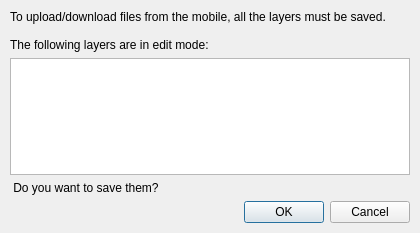
<?xml version="1.0" encoding="UTF-8"?>
<ui version="4.0">
 <class>Dialog</class>
 <widget class="QDialog" name="Dialog">
  <property name="geometry">
   <rect>
    <x>0</x>
    <y>0</y>
    <width>420</width>
    <height>233</height>
   </rect>
  </property>
  <property name="windowTitle">
   <string>Localsync save layers</string>
  </property>
  <layout class="QVBoxLayout" name="verticalLayout">
   <property name="leftMargin">
    <number>10</number>
   </property>
   <property name="topMargin">
    <number>10</number>
   </property>
   <property name="rightMargin">
    <number>10</number>
   </property>
   <property name="bottomMargin">
    <number>10</number>
   </property>
   <item>
    <widget class="QLabel" name="label">
     <property name="text">
      <string>To upload/download files from the mobile, all the layers must be saved.

The following layers are in edit mode:</string>
     </property>
    </widget>
   </item>
   <item>
    <widget class="QListView" name="list_view">
     <property name="font">
      <font>
       <pointsize>12</pointsize>
      </font>
     </property>
    </widget>
   </item>
   <item>
    <widget class="QLabel" name="label_2">
     <property name="text">
      <string> Do you want to save them?</string>
     </property>
    </widget>
   </item>
   <item>
    <widget class="QDialogButtonBox" name="buttonBox">
     <property name="orientation">
      <enum>Qt::Horizontal</enum>
     </property>
     <property name="standardButtons">
      <set>QDialogButtonBox::Cancel|QDialogButtonBox::Ok</set>
     </property>
    </widget>
   </item>
  </layout>
 </widget>
 <resources/>
 <connections>
  <connection>
   <sender>buttonBox</sender>
   <signal>accepted()</signal>
   <receiver>Dialog</receiver>
   <slot>accept()</slot>
   <hints>
    <hint type="sourcelabel">
     <x>248</x>
     <y>254</y>
    </hint>
    <hint type="destinationlabel">
     <x>157</x>
     <y>274</y>
    </hint>
   </hints>
  </connection>
  <connection>
   <sender>buttonBox</sender>
   <signal>rejected()</signal>
   <receiver>Dialog</receiver>
   <slot>reject()</slot>
   <hints>
    <hint type="sourcelabel">
     <x>316</x>
     <y>260</y>
    </hint>
    <hint type="destinationlabel">
     <x>286</x>
     <y>274</y>
    </hint>
   </hints>
  </connection>
 </connections>
</ui>
